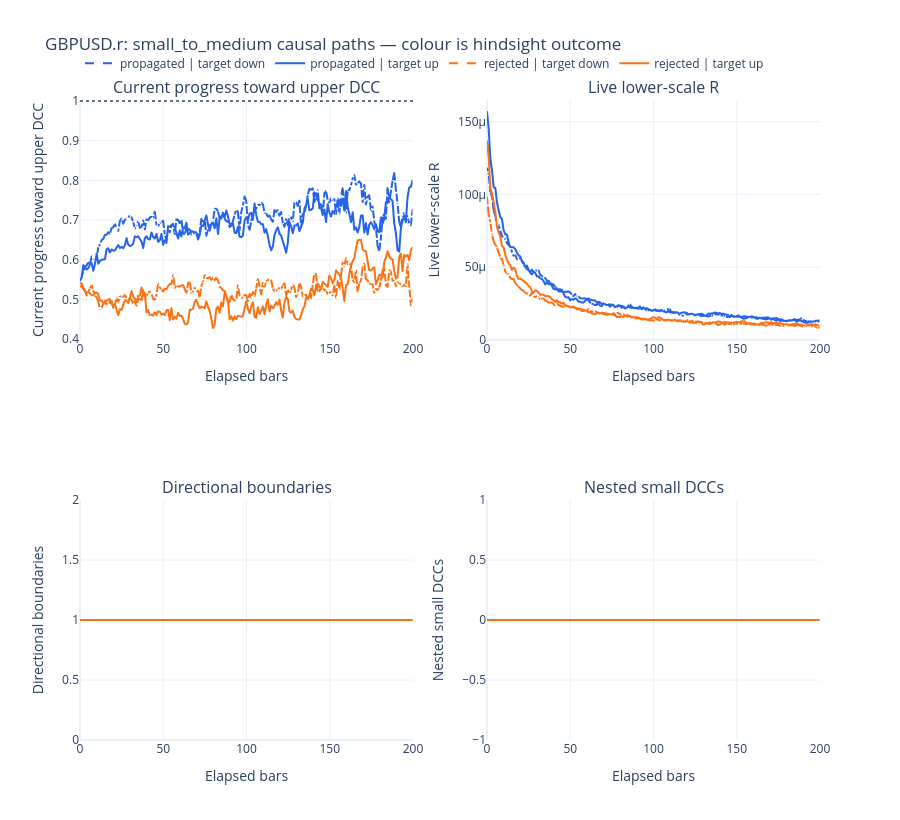
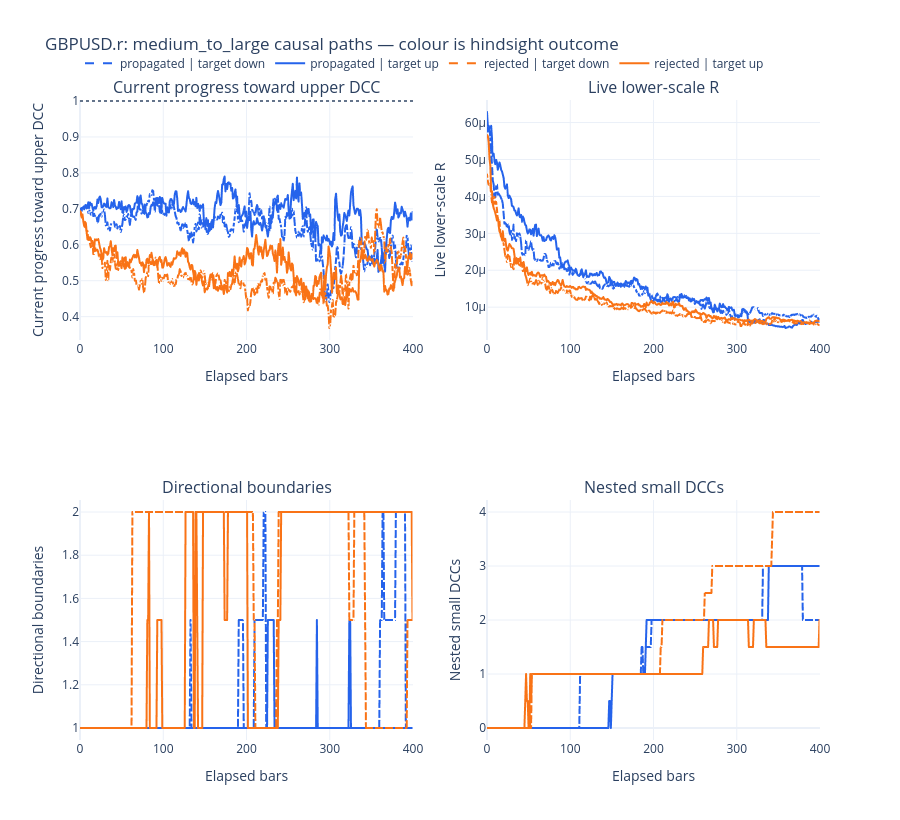
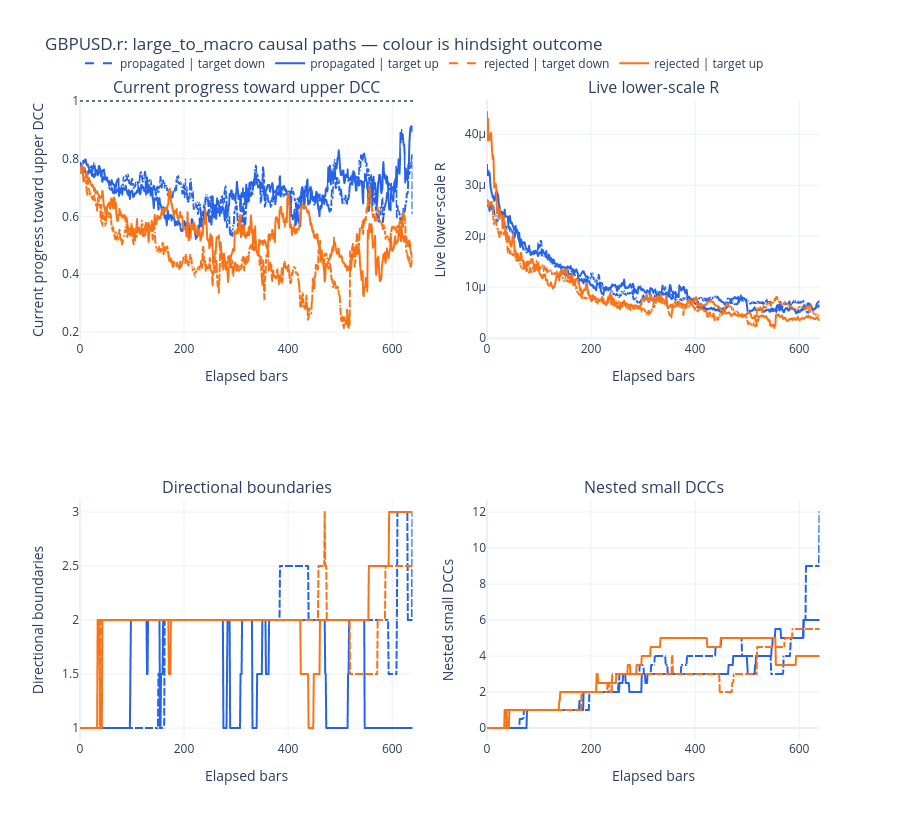

Notebook cell for these charts, in order:
### Markdown cell above
## Live Audit 3: survival-conditioned trajectories

Blue denotes later propagation and orange denotes later rejection. Solid and dashed lines distinguish target direction. Later elapsed bars contain fewer survivors.

### Code cell
from dc_basics.live_plotting import plot_stage_trajectories as _plot_stage_trajectories

def plot_stage_trajectories(panel: pd.DataFrame, stage: Stage, max_elapsed_bars: int) -> go.Figure:
    features = {
        "target_progress": "Progress toward upper DCC",
        "lower_r_live": "Live lower-scale R",
        "direction_boundaries": "Directional boundaries",
        "nested_small_dccs": "Nested small DCCs",
    }
    return _plot_stage_trajectories(
        panel, stage, max_elapsed_bars, symbol=SYMBOL, features=features
    )


plot_stage_trajectories(live_panel, Stage.SMALL_TO_MEDIUM, 200).show()
plot_stage_trajectories(live_panel, Stage.MEDIUM_TO_LARGE, 400).show()
plot_stage_trajectories(live_panel, Stage.LARGE_TO_MACRO, 640).show()

### Figure 1 — Plotly figure (JSON) as saved in the notebook; plotly's stock layout.template omitted (floating-point values rounded to 4 significant figures; data arrays with more than 128 entries replaced by an {"elided": "..."} marker saying what was removed)
{"data": [{"customdata": {"elided": "201x1 int values"}, "hovertemplate": "elapsed=%{x:.0f}<br>median=%{y:.4g}<br>survivors=%{customdata[0]:,.0f}<extra></extra>", "legendgroup": "propagated_down", "line": {"color": "#2563eb", "dash": "dash", "width": 2}, "mode": "lines", "name": "propagated | target down", "showlegend": true, "x": {"elided": "201 int values"}, "y": {"elided": "201 float values"}, "type": "scattergl", "xaxis": "x", "yaxis": "y"}, {"customdata": {"elided": "201x1 int values"}, "hovertemplate": "elapsed=%{x:.0f}<br>median=%{y:.4g}<br>survivors=%{customdata[0]:,.0f}<extra></extra>", "legendgroup": "propagated_up", "line": {"color": "#2563eb", "dash": "solid", "width": 2}, "mode": "lines", "name": "propagated | target up", "showlegend": true, "x": {"elided": "201 int values"}, "y": {"elided": "201 float values"}, "type": "scattergl", "xaxis": "x", "yaxis": "y"}, {"customdata": {"elided": "201x1 int values"}, "hovertemplate": "elapsed=%{x:.0f}<br>median=%{y:.4g}<br>survivors=%{customdata[0]:,.0f}<extra></extra>", "legendgroup": "rejected_down", "line": {"color": "#f97316", "dash": "dash", "width": 2}, "mode": "lines", "name": "rejected | target down", "showlegend": true, "x": {"elided": "201 int values"}, "y": {"elided": "201 float values"}, "type": "scattergl", "xaxis": "x", "yaxis": "y"}, {"customdata": {"elided": "201x1 int values"}, "hovertemplate": "elapsed=%{x:.0f}<br>median=%{y:.4g}<br>survivors=%{customdata[0]:,.0f}<extra></extra>", "legendgroup": "rejected_up", "line": {"color": "#f97316", "dash": "solid", "width": 2}, "mode": "lines", "name": "rejected | target up", "showlegend": true, "x": {"elided": "201 int values"}, "y": {"elided": "201 float values"}, "type": "scattergl", "xaxis": "x", "yaxis": "y"}, {"customdata": {"elided": "201x1 int values"}, "hovertemplate": "elapsed=%{x:.0f}<br>median=%{y:.4g}<br>survivors=%{customdata[0]:,.0f}<extra></extra>", "legendgroup": "propagated_down", "line": {"color": "#2563eb", "dash": "dash", "width": 2}, "mode": "lines", "name": "propagated | target down", "showlegend": false, "x": {"elided": "201 int values"}, "y": {"elided": "201 float values"}, "type": "scattergl", "xaxis": "x2", "yaxis": "y2"}, {"customdata": {"elided": "201x1 int values"}, "hovertemplate": "elapsed=%{x:.0f}<br>median=%{y:.4g}<br>survivors=%{customdata[0]:,.0f}<extra></extra>", "legendgroup": "propagated_up", "line": {"color": "#2563eb", "dash": "solid", "width": 2}, "mode": "lines", "name": "propagated | target up", "showlegend": false, "x": {"elided": "201 int values"}, "y": {"elided": "201 float values"}, "type": "scattergl", "xaxis": "x2", "yaxis": "y2"}, {"customdata": {"elided": "201x1 int values"}, "hovertemplate": "elapsed=%{x:.0f}<br>median=%{y:.4g}<br>survivors=%{customdata[0]:,.0f}<extra></extra>", "legendgroup": "rejected_down", "line": {"color": "#f97316", "dash": "dash", "width": 2}, "mode": "lines", "name": "rejected | target down", "showlegend": false, "x": {"elided": "201 int values"}, "y": {"elided": "201 float values"}, "type": "scattergl", "xaxis": "x2", "yaxis": "y2"}, {"customdata": {"elided": "201x1 int values"}, "hovertemplate": "elapsed=%{x:.0f}<br>median=%{y:.4g}<br>survivors=%{customdata[0]:,.0f}<extra></extra>", "legendgroup": "rejected_up", "line": {"color": "#f97316", "dash": "solid", "width": 2}, "mode": "lines", "name": "rejected | target up", "showlegend": false, "x": {"elided": "201 int values"}, "y": {"elided": "201 float values"}, "type": "scattergl", "xaxis": "x2", "yaxis": "y2"}, {"customdata": {"elided": "201x1 int values"}, "hovertemplate": "elapsed=%{x:.0f}<br>median=%{y:.4g}<br>survivors=%{customdata[0]:,.0f}<extra></extra>", "legendgroup": "propagated_down", "line": {"color": "#2563eb", "dash": "dash", "width": 2}, "mode": "lines", "name": "propagated | target down", "showlegend": false, "x": {"elided": "201 int values"}, "y": {"elided": "201 float values"}, "type": "scattergl", "xaxis": "x3", "yaxis": "y3"}, {"customdata": {"elided": "201x1 int values"}, "hovertemplate": "elapsed=%{x:.0f}<br>median=%{y:.4g}<br>survivors=%{customdata[0]:,.0f}<extra></extra>", "legendgroup": "propagated_up", "line": {"color": "#2563eb", "dash": "solid", "width": 2}, "mode": "lines", "name": "propagated | target up", "showlegend": false, "x": {"elided": "201 int values"}, "y": {"elided": "201 float values"}, "type": "scattergl", "xaxis": "x3", "yaxis": "y3"}, {"customdata": {"elided": "201x1 int values"}, "hovertemplate": "elapsed=%{x:.0f}<br>median=%{y:.4g}<br>survivors=%{customdata[0]:,.0f}<extra></extra>", "legendgroup": "rejected_down", "line": {"color": "#f97316", "dash": "dash", "width": 2}, "mode": "lines", "name": "rejected | target down", "showlegend": false, "x": {"elided": "201 int values"}, "y": {"elided": "201 float values"}, "type": "scattergl", "xaxis": "x3", "yaxis": "y3"}, {"customdata": {"elided": "201x1 int values"}, "hovertemplate": "elapsed=%{x:.0f}<br>median=%{y:.4g}<br>survivors=%{customdata[0]:,.0f}<extra></extra>", "legendgroup": "rejected_up", "line": {"color": "#f97316", "dash": "solid", "width": 2}, "mode": "lines", "name": "rejected | target up", "showlegend": false, "x": {"elided": "201 int values"}, "y": {"elided": "201 float values"}, "type": "scattergl", "xaxis": "x3", "yaxis": "y3"}, {"customdata": {"elided": "201x1 int values"}, "hovertemplate": "elapsed=%{x:.0f}<br>median=%{y:.4g}<br>survivors=%{customdata[0]:,.0f}<extra></extra>", "legendgroup": "propagated_down", "line": {"color": "#2563eb", "dash": "dash", "width": 2}, "mode": "lines", "name": "propagated | target down", "showlegend": false, "x": {"elided": "201 int values"}, "y": {"elided": "201 float values"}, "type": "scattergl", "xaxis": "x4", "yaxis": "y4"}, {"customdata": {"elided": "201x1 int values"}, "hovertemplate": "elapsed=%{x:.0f}<br>median=%{y:.4g}<br>survivors=%{customdata[0]:,.0f}<extra></extra>", "legendgroup": "propagated_up", "line": {"color": "#2563eb", "dash": "solid", "width": 2}, "mode": "lines", "name": "propagated | target up", "showlegend": false, "x": {"elided": "201 int values"}, "y": {"elided": "201 float values"}, "type": "scattergl", "xaxis": "x4", "yaxis": "y4"}, {"customdata": {"elided": "201x1 int values"}, "hovertemplate": "elapsed=%{x:.0f}<br>median=%{y:.4g}<br>survivors=%{customdata[0]:,.0f}<extra></extra>", "legendgroup": "rejected_down", "line": {"color": "#f97316", "dash": "dash", "width": 2}, "mode": "lines", "name": "rejected | target down", "showlegend": false, "x": {"elided": "201 int values"}, "y": {"elided": "201 float values"}, "type": "scattergl", "xaxis": "x4", "yaxis": "y4"}, {"customdata": {"elided": "201x1 int values"}, "hovertemplate": "elapsed=%{x:.0f}<br>median=%{y:.4g}<br>survivors=%{customdata[0]:,.0f}<extra></extra>", "legendgroup": "rejected_up", "line": {"color": "#f97316", "dash": "solid", "width": 2}, "mode": "lines", "name": "rejected | target up", "showlegend": false, "x": {"elided": "201 int values"}, "y": {"elided": "201 float values"}, "type": "scattergl", "xaxis": "x4", "yaxis": "y4"}], "layout": {"xaxis": {"anchor": "y", "domain": [0.0, 0.45], "title": {"text": "Elapsed bars"}}, "yaxis": {"anchor": "x", "domain": [0.625, 1.0], "title": {"text": "Current progress toward upper DCC"}}, "xaxis2": {"anchor": "y2", "domain": [0.55, 1.0], "title": {"text": "Elapsed bars"}}, "yaxis2": {"anchor": "x2", "domain": [0.625, 1.0], "title": {"text": "Live lower-scale R"}}, "xaxis3": {"anchor": "y3", "domain": [0.0, 0.45], "title": {"text": "Elapsed bars"}}, "yaxis3": {"anchor": "x3", "domain": [0.0, 0.375], "title": {"text": "Directional boundaries"}}, "xaxis4": {"anchor": "y4", "domain": [0.55, 1.0], "title": {"text": "Elapsed bars"}}, "yaxis4": {"anchor": "x4", "domain": [0.0, 0.375], "title": {"text": "Nested small DCCs"}}, "annotations": [{"font": {"size": 16}, "showarrow": false, "text": "Current progress toward upper DCC", "x": 0.225, "xanchor": "center", "xref": "paper", "y": 1.0, "yanchor": "bottom", "yref": "paper"}, {"font": {"size": 16}, "showarrow": false, "text": "Live lower-scale R", "x": 0.775, "xanchor": "center", "xref": "paper", "y": 1.0, "yanchor": "bottom", "yref": "paper"}, {"font": {"size": 16}, "showarrow": false, "text": "Directional boundaries", "x": 0.225, "xanchor": "center", "xref": "paper", "y": 0.375, "yanchor": "bottom", "yref": "paper"}, {"font": {"size": 16}, "showarrow": false, "text": "Nested small DCCs", "x": 0.775, "xanchor": "center", "xref": "paper", "y": 0.375, "yanchor": "bottom", "yref": "paper"}], "shapes": [{"line": {"color": "#64748b", "dash": "dot"}, "type": "line", "x0": 0, "x1": 1, "xref": "x domain", "y0": 1.0, "y1": 1.0, "yref": "y"}], "legend": {"orientation": "h", "y": 1.08, "x": 0.0}, "title": {"text": "GBPUSD.r: small_to_medium causal paths — colour is hindsight outcome"}, "height": 820, "hovermode": "closest"}}

### Figure 2 — Plotly figure (JSON) as saved in the notebook; plotly's stock layout.template omitted (floating-point values rounded to 4 significant figures; data arrays with more than 128 entries replaced by an {"elided": "..."} marker saying what was removed)
{"data": [{"customdata": {"elided": "401x1 int values"}, "hovertemplate": "elapsed=%{x:.0f}<br>median=%{y:.4g}<br>survivors=%{customdata[0]:,.0f}<extra></extra>", "legendgroup": "propagated_down", "line": {"color": "#2563eb", "dash": "dash", "width": 2}, "mode": "lines", "name": "propagated | target down", "showlegend": true, "x": {"elided": "401 int values"}, "y": {"elided": "401 float values"}, "type": "scattergl", "xaxis": "x", "yaxis": "y"}, {"customdata": {"elided": "401x1 int values"}, "hovertemplate": "elapsed=%{x:.0f}<br>median=%{y:.4g}<br>survivors=%{customdata[0]:,.0f}<extra></extra>", "legendgroup": "propagated_up", "line": {"color": "#2563eb", "dash": "solid", "width": 2}, "mode": "lines", "name": "propagated | target up", "showlegend": true, "x": {"elided": "401 int values"}, "y": {"elided": "401 float values"}, "type": "scattergl", "xaxis": "x", "yaxis": "y"}, {"customdata": {"elided": "401x1 int values"}, "hovertemplate": "elapsed=%{x:.0f}<br>median=%{y:.4g}<br>survivors=%{customdata[0]:,.0f}<extra></extra>", "legendgroup": "rejected_down", "line": {"color": "#f97316", "dash": "dash", "width": 2}, "mode": "lines", "name": "rejected | target down", "showlegend": true, "x": {"elided": "401 int values"}, "y": {"elided": "401 float values"}, "type": "scattergl", "xaxis": "x", "yaxis": "y"}, {"customdata": {"elided": "401x1 int values"}, "hovertemplate": "elapsed=%{x:.0f}<br>median=%{y:.4g}<br>survivors=%{customdata[0]:,.0f}<extra></extra>", "legendgroup": "rejected_up", "line": {"color": "#f97316", "dash": "solid", "width": 2}, "mode": "lines", "name": "rejected | target up", "showlegend": true, "x": {"elided": "401 int values"}, "y": {"elided": "401 float values"}, "type": "scattergl", "xaxis": "x", "yaxis": "y"}, {"customdata": {"elided": "401x1 int values"}, "hovertemplate": "elapsed=%{x:.0f}<br>median=%{y:.4g}<br>survivors=%{customdata[0]:,.0f}<extra></extra>", "legendgroup": "propagated_down", "line": {"color": "#2563eb", "dash": "dash", "width": 2}, "mode": "lines", "name": "propagated | target down", "showlegend": false, "x": {"elided": "401 int values"}, "y": {"elided": "401 float values"}, "type": "scattergl", "xaxis": "x2", "yaxis": "y2"}, {"customdata": {"elided": "401x1 int values"}, "hovertemplate": "elapsed=%{x:.0f}<br>median=%{y:.4g}<br>survivors=%{customdata[0]:,.0f}<extra></extra>", "legendgroup": "propagated_up", "line": {"color": "#2563eb", "dash": "solid", "width": 2}, "mode": "lines", "name": "propagated | target up", "showlegend": false, "x": {"elided": "401 int values"}, "y": {"elided": "401 float values"}, "type": "scattergl", "xaxis": "x2", "yaxis": "y2"}, {"customdata": {"elided": "401x1 int values"}, "hovertemplate": "elapsed=%{x:.0f}<br>median=%{y:.4g}<br>survivors=%{customdata[0]:,.0f}<extra></extra>", "legendgroup": "rejected_down", "line": {"color": "#f97316", "dash": "dash", "width": 2}, "mode": "lines", "name": "rejected | target down", "showlegend": false, "x": {"elided": "401 int values"}, "y": {"elided": "401 float values"}, "type": "scattergl", "xaxis": "x2", "yaxis": "y2"}, {"customdata": {"elided": "401x1 int values"}, "hovertemplate": "elapsed=%{x:.0f}<br>median=%{y:.4g}<br>survivors=%{customdata[0]:,.0f}<extra></extra>", "legendgroup": "rejected_up", "line": {"color": "#f97316", "dash": "solid", "width": 2}, "mode": "lines", "name": "rejected | target up", "showlegend": false, "x": {"elided": "401 int values"}, "y": {"elided": "401 float values"}, "type": "scattergl", "xaxis": "x2", "yaxis": "y2"}, {"customdata": {"elided": "401x1 int values"}, "hovertemplate": "elapsed=%{x:.0f}<br>median=%{y:.4g}<br>survivors=%{customdata[0]:,.0f}<extra></extra>", "legendgroup": "propagated_down", "line": {"color": "#2563eb", "dash": "dash", "width": 2}, "mode": "lines", "name": "propagated | target down", "showlegend": false, "x": {"elided": "401 int values"}, "y": {"elided": "401 float values"}, "type": "scattergl", "xaxis": "x3", "yaxis": "y3"}, {"customdata": {"elided": "401x1 int values"}, "hovertemplate": "elapsed=%{x:.0f}<br>median=%{y:.4g}<br>survivors=%{customdata[0]:,.0f}<extra></extra>", "legendgroup": "propagated_up", "line": {"color": "#2563eb", "dash": "solid", "width": 2}, "mode": "lines", "name": "propagated | target up", "showlegend": false, "x": {"elided": "401 int values"}, "y": {"elided": "401 float values"}, "type": "scattergl", "xaxis": "x3", "yaxis": "y3"}, {"customdata": {"elided": "401x1 int values"}, "hovertemplate": "elapsed=%{x:.0f}<br>median=%{y:.4g}<br>survivors=%{customdata[0]:,.0f}<extra></extra>", "legendgroup": "rejected_down", "line": {"color": "#f97316", "dash": "dash", "width": 2}, "mode": "lines", "name": "rejected | target down", "showlegend": false, "x": {"elided": "401 int values"}, "y": {"elided": "401 float values"}, "type": "scattergl", "xaxis": "x3", "yaxis": "y3"}, {"customdata": {"elided": "401x1 int values"}, "hovertemplate": "elapsed=%{x:.0f}<br>median=%{y:.4g}<br>survivors=%{customdata[0]:,.0f}<extra></extra>", "legendgroup": "rejected_up", "line": {"color": "#f97316", "dash": "solid", "width": 2}, "mode": "lines", "name": "rejected | target up", "showlegend": false, "x": {"elided": "401 int values"}, "y": {"elided": "401 float values"}, "type": "scattergl", "xaxis": "x3", "yaxis": "y3"}, {"customdata": {"elided": "401x1 int values"}, "hovertemplate": "elapsed=%{x:.0f}<br>median=%{y:.4g}<br>survivors=%{customdata[0]:,.0f}<extra></extra>", "legendgroup": "propagated_down", "line": {"color": "#2563eb", "dash": "dash", "width": 2}, "mode": "lines", "name": "propagated | target down", "showlegend": false, "x": {"elided": "401 int values"}, "y": {"elided": "401 float values"}, "type": "scattergl", "xaxis": "x4", "yaxis": "y4"}, {"customdata": {"elided": "401x1 int values"}, "hovertemplate": "elapsed=%{x:.0f}<br>median=%{y:.4g}<br>survivors=%{customdata[0]:,.0f}<extra></extra>", "legendgroup": "propagated_up", "line": {"color": "#2563eb", "dash": "solid", "width": 2}, "mode": "lines", "name": "propagated | target up", "showlegend": false, "x": {"elided": "401 int values"}, "y": {"elided": "401 float values"}, "type": "scattergl", "xaxis": "x4", "yaxis": "y4"}, {"customdata": {"elided": "401x1 int values"}, "hovertemplate": "elapsed=%{x:.0f}<br>median=%{y:.4g}<br>survivors=%{customdata[0]:,.0f}<extra></extra>", "legendgroup": "rejected_down", "line": {"color": "#f97316", "dash": "dash", "width": 2}, "mode": "lines", "name": "rejected | target down", "showlegend": false, "x": {"elided": "401 int values"}, "y": {"elided": "401 float values"}, "type": "scattergl", "xaxis": "x4", "yaxis": "y4"}, {"customdata": {"elided": "401x1 int values"}, "hovertemplate": "elapsed=%{x:.0f}<br>median=%{y:.4g}<br>survivors=%{customdata[0]:,.0f}<extra></extra>", "legendgroup": "rejected_up", "line": {"color": "#f97316", "dash": "solid", "width": 2}, "mode": "lines", "name": "rejected | target up", "showlegend": false, "x": {"elided": "401 int values"}, "y": {"elided": "401 float values"}, "type": "scattergl", "xaxis": "x4", "yaxis": "y4"}], "layout": {"xaxis": {"anchor": "y", "domain": [0.0, 0.45], "title": {"text": "Elapsed bars"}}, "yaxis": {"anchor": "x", "domain": [0.625, 1.0], "title": {"text": "Current progress toward upper DCC"}}, "xaxis2": {"anchor": "y2", "domain": [0.55, 1.0], "title": {"text": "Elapsed bars"}}, "yaxis2": {"anchor": "x2", "domain": [0.625, 1.0], "title": {"text": "Live lower-scale R"}}, "xaxis3": {"anchor": "y3", "domain": [0.0, 0.45], "title": {"text": "Elapsed bars"}}, "yaxis3": {"anchor": "x3", "domain": [0.0, 0.375], "title": {"text": "Directional boundaries"}}, "xaxis4": {"anchor": "y4", "domain": [0.55, 1.0], "title": {"text": "Elapsed bars"}}, "yaxis4": {"anchor": "x4", "domain": [0.0, 0.375], "title": {"text": "Nested small DCCs"}}, "annotations": [{"font": {"size": 16}, "showarrow": false, "text": "Current progress toward upper DCC", "x": 0.225, "xanchor": "center", "xref": "paper", "y": 1.0, "yanchor": "bottom", "yref": "paper"}, {"font": {"size": 16}, "showarrow": false, "text": "Live lower-scale R", "x": 0.775, "xanchor": "center", "xref": "paper", "y": 1.0, "yanchor": "bottom", "yref": "paper"}, {"font": {"size": 16}, "showarrow": false, "text": "Directional boundaries", "x": 0.225, "xanchor": "center", "xref": "paper", "y": 0.375, "yanchor": "bottom", "yref": "paper"}, {"font": {"size": 16}, "showarrow": false, "text": "Nested small DCCs", "x": 0.775, "xanchor": "center", "xref": "paper", "y": 0.375, "yanchor": "bottom", "yref": "paper"}], "shapes": [{"line": {"color": "#64748b", "dash": "dot"}, "type": "line", "x0": 0, "x1": 1, "xref": "x domain", "y0": 1.0, "y1": 1.0, "yref": "y"}], "legend": {"orientation": "h", "y": 1.08, "x": 0.0}, "title": {"text": "GBPUSD.r: medium_to_large causal paths — colour is hindsight outcome"}, "height": 820, "hovermode": "closest"}}

### Figure 3 — Plotly figure (JSON) as saved in the notebook; plotly's stock layout.template omitted (floating-point values rounded to 4 significant figures; data arrays with more than 128 entries replaced by an {"elided": "..."} marker saying what was removed)
{"data": [{"customdata": {"elided": "641x1 int values"}, "hovertemplate": "elapsed=%{x:.0f}<br>median=%{y:.4g}<br>survivors=%{customdata[0]:,.0f}<extra></extra>", "legendgroup": "propagated_down", "line": {"color": "#2563eb", "dash": "dash", "width": 2}, "mode": "lines", "name": "propagated | target down", "showlegend": true, "x": {"elided": "641 int values"}, "y": {"elided": "641 float values"}, "type": "scattergl", "xaxis": "x", "yaxis": "y"}, {"customdata": {"elided": "641x1 int values"}, "hovertemplate": "elapsed=%{x:.0f}<br>median=%{y:.4g}<br>survivors=%{customdata[0]:,.0f}<extra></extra>", "legendgroup": "propagated_up", "line": {"color": "#2563eb", "dash": "solid", "width": 2}, "mode": "lines", "name": "propagated | target up", "showlegend": true, "x": {"elided": "641 int values"}, "y": {"elided": "641 float values"}, "type": "scattergl", "xaxis": "x", "yaxis": "y"}, {"customdata": {"elided": "641x1 int values"}, "hovertemplate": "elapsed=%{x:.0f}<br>median=%{y:.4g}<br>survivors=%{customdata[0]:,.0f}<extra></extra>", "legendgroup": "rejected_down", "line": {"color": "#f97316", "dash": "dash", "width": 2}, "mode": "lines", "name": "rejected | target down", "showlegend": true, "x": {"elided": "641 int values"}, "y": {"elided": "641 float values"}, "type": "scattergl", "xaxis": "x", "yaxis": "y"}, {"customdata": {"elided": "641x1 int values"}, "hovertemplate": "elapsed=%{x:.0f}<br>median=%{y:.4g}<br>survivors=%{customdata[0]:,.0f}<extra></extra>", "legendgroup": "rejected_up", "line": {"color": "#f97316", "dash": "solid", "width": 2}, "mode": "lines", "name": "rejected | target up", "showlegend": true, "x": {"elided": "641 int values"}, "y": {"elided": "641 float values"}, "type": "scattergl", "xaxis": "x", "yaxis": "y"}, {"customdata": {"elided": "641x1 int values"}, "hovertemplate": "elapsed=%{x:.0f}<br>median=%{y:.4g}<br>survivors=%{customdata[0]:,.0f}<extra></extra>", "legendgroup": "propagated_down", "line": {"color": "#2563eb", "dash": "dash", "width": 2}, "mode": "lines", "name": "propagated | target down", "showlegend": false, "x": {"elided": "641 int values"}, "y": {"elided": "641 float values"}, "type": "scattergl", "xaxis": "x2", "yaxis": "y2"}, {"customdata": {"elided": "641x1 int values"}, "hovertemplate": "elapsed=%{x:.0f}<br>median=%{y:.4g}<br>survivors=%{customdata[0]:,.0f}<extra></extra>", "legendgroup": "propagated_up", "line": {"color": "#2563eb", "dash": "solid", "width": 2}, "mode": "lines", "name": "propagated | target up", "showlegend": false, "x": {"elided": "641 int values"}, "y": {"elided": "641 float values"}, "type": "scattergl", "xaxis": "x2", "yaxis": "y2"}, {"customdata": {"elided": "641x1 int values"}, "hovertemplate": "elapsed=%{x:.0f}<br>median=%{y:.4g}<br>survivors=%{customdata[0]:,.0f}<extra></extra>", "legendgroup": "rejected_down", "line": {"color": "#f97316", "dash": "dash", "width": 2}, "mode": "lines", "name": "rejected | target down", "showlegend": false, "x": {"elided": "641 int values"}, "y": {"elided": "641 float values"}, "type": "scattergl", "xaxis": "x2", "yaxis": "y2"}, {"customdata": {"elided": "641x1 int values"}, "hovertemplate": "elapsed=%{x:.0f}<br>median=%{y:.4g}<br>survivors=%{customdata[0]:,.0f}<extra></extra>", "legendgroup": "rejected_up", "line": {"color": "#f97316", "dash": "solid", "width": 2}, "mode": "lines", "name": "rejected | target up", "showlegend": false, "x": {"elided": "641 int values"}, "y": {"elided": "641 float values"}, "type": "scattergl", "xaxis": "x2", "yaxis": "y2"}, {"customdata": {"elided": "641x1 int values"}, "hovertemplate": "elapsed=%{x:.0f}<br>median=%{y:.4g}<br>survivors=%{customdata[0]:,.0f}<extra></extra>", "legendgroup": "propagated_down", "line": {"color": "#2563eb", "dash": "dash", "width": 2}, "mode": "lines", "name": "propagated | target down", "showlegend": false, "x": {"elided": "641 int values"}, "y": {"elided": "641 float values"}, "type": "scattergl", "xaxis": "x3", "yaxis": "y3"}, {"customdata": {"elided": "641x1 int values"}, "hovertemplate": "elapsed=%{x:.0f}<br>median=%{y:.4g}<br>survivors=%{customdata[0]:,.0f}<extra></extra>", "legendgroup": "propagated_up", "line": {"color": "#2563eb", "dash": "solid", "width": 2}, "mode": "lines", "name": "propagated | target up", "showlegend": false, "x": {"elided": "641 int values"}, "y": {"elided": "641 float values"}, "type": "scattergl", "xaxis": "x3", "yaxis": "y3"}, {"customdata": {"elided": "641x1 int values"}, "hovertemplate": "elapsed=%{x:.0f}<br>median=%{y:.4g}<br>survivors=%{customdata[0]:,.0f}<extra></extra>", "legendgroup": "rejected_down", "line": {"color": "#f97316", "dash": "dash", "width": 2}, "mode": "lines", "name": "rejected | target down", "showlegend": false, "x": {"elided": "641 int values"}, "y": {"elided": "641 float values"}, "type": "scattergl", "xaxis": "x3", "yaxis": "y3"}, {"customdata": {"elided": "641x1 int values"}, "hovertemplate": "elapsed=%{x:.0f}<br>median=%{y:.4g}<br>survivors=%{customdata[0]:,.0f}<extra></extra>", "legendgroup": "rejected_up", "line": {"color": "#f97316", "dash": "solid", "width": 2}, "mode": "lines", "name": "rejected | target up", "showlegend": false, "x": {"elided": "641 int values"}, "y": {"elided": "641 float values"}, "type": "scattergl", "xaxis": "x3", "yaxis": "y3"}, {"customdata": {"elided": "641x1 int values"}, "hovertemplate": "elapsed=%{x:.0f}<br>median=%{y:.4g}<br>survivors=%{customdata[0]:,.0f}<extra></extra>", "legendgroup": "propagated_down", "line": {"color": "#2563eb", "dash": "dash", "width": 2}, "mode": "lines", "name": "propagated | target down", "showlegend": false, "x": {"elided": "641 int values"}, "y": {"elided": "641 float values"}, "type": "scattergl", "xaxis": "x4", "yaxis": "y4"}, {"customdata": {"elided": "641x1 int values"}, "hovertemplate": "elapsed=%{x:.0f}<br>median=%{y:.4g}<br>survivors=%{customdata[0]:,.0f}<extra></extra>", "legendgroup": "propagated_up", "line": {"color": "#2563eb", "dash": "solid", "width": 2}, "mode": "lines", "name": "propagated | target up", "showlegend": false, "x": {"elided": "641 int values"}, "y": {"elided": "641 float values"}, "type": "scattergl", "xaxis": "x4", "yaxis": "y4"}, {"customdata": {"elided": "641x1 int values"}, "hovertemplate": "elapsed=%{x:.0f}<br>median=%{y:.4g}<br>survivors=%{customdata[0]:,.0f}<extra></extra>", "legendgroup": "rejected_down", "line": {"color": "#f97316", "dash": "dash", "width": 2}, "mode": "lines", "name": "rejected | target down", "showlegend": false, "x": {"elided": "641 int values"}, "y": {"elided": "641 float values"}, "type": "scattergl", "xaxis": "x4", "yaxis": "y4"}, {"customdata": {"elided": "641x1 int values"}, "hovertemplate": "elapsed=%{x:.0f}<br>median=%{y:.4g}<br>survivors=%{customdata[0]:,.0f}<extra></extra>", "legendgroup": "rejected_up", "line": {"color": "#f97316", "dash": "solid", "width": 2}, "mode": "lines", "name": "rejected | target up", "showlegend": false, "x": {"elided": "641 int values"}, "y": {"elided": "641 float values"}, "type": "scattergl", "xaxis": "x4", "yaxis": "y4"}], "layout": {"xaxis": {"anchor": "y", "domain": [0.0, 0.45], "title": {"text": "Elapsed bars"}}, "yaxis": {"anchor": "x", "domain": [0.625, 1.0], "title": {"text": "Current progress toward upper DCC"}}, "xaxis2": {"anchor": "y2", "domain": [0.55, 1.0], "title": {"text": "Elapsed bars"}}, "yaxis2": {"anchor": "x2", "domain": [0.625, 1.0], "title": {"text": "Live lower-scale R"}}, "xaxis3": {"anchor": "y3", "domain": [0.0, 0.45], "title": {"text": "Elapsed bars"}}, "yaxis3": {"anchor": "x3", "domain": [0.0, 0.375], "title": {"text": "Directional boundaries"}}, "xaxis4": {"anchor": "y4", "domain": [0.55, 1.0], "title": {"text": "Elapsed bars"}}, "yaxis4": {"anchor": "x4", "domain": [0.0, 0.375], "title": {"text": "Nested small DCCs"}}, "annotations": [{"font": {"size": 16}, "showarrow": false, "text": "Current progress toward upper DCC", "x": 0.225, "xanchor": "center", "xref": "paper", "y": 1.0, "yanchor": "bottom", "yref": "paper"}, {"font": {"size": 16}, "showarrow": false, "text": "Live lower-scale R", "x": 0.775, "xanchor": "center", "xref": "paper", "y": 1.0, "yanchor": "bottom", "yref": "paper"}, {"font": {"size": 16}, "showarrow": false, "text": "Directional boundaries", "x": 0.225, "xanchor": "center", "xref": "paper", "y": 0.375, "yanchor": "bottom", "yref": "paper"}, {"font": {"size": 16}, "showarrow": false, "text": "Nested small DCCs", "x": 0.775, "xanchor": "center", "xref": "paper", "y": 0.375, "yanchor": "bottom", "yref": "paper"}], "shapes": [{"line": {"color": "#64748b", "dash": "dot"}, "type": "line", "x0": 0, "x1": 1, "xref": "x domain", "y0": 1.0, "y1": 1.0, "yref": "y"}], "legend": {"orientation": "h", "y": 1.08, "x": 0.0}, "title": {"text": "GBPUSD.r: large_to_macro causal paths — colour is hindsight outcome"}, "height": 820, "hovermode": "closest"}}
